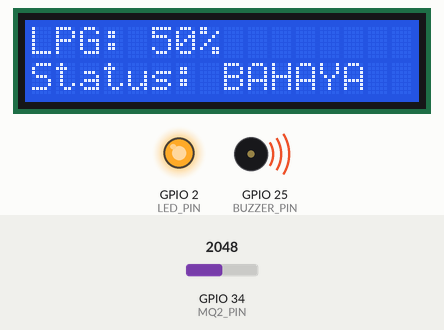
Bench run of a sketch on a simulated ESP32. Parts: 16×2 character LCD, output pins drawn as LEDs (lit = HIGH), buzzer (waves = sounding, pin HIGH). The test bench sets the inputs (shaded band); at power-on: GPIO 34 (MQ2_PIN) = 2048. WiFi joins after 1.5 s; servers stay silent unless stated; what the sketch prints to the serial monitor is not drawn.

Above: at 2.7 s.
2.8 s: GPIO 34 (MQ2_PIN) set to 1228
At 3.8 s:
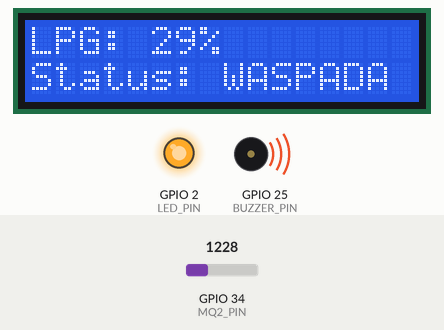
5.8 s: GPIO 34 (MQ2_PIN) set to 924
At 6.4 s:
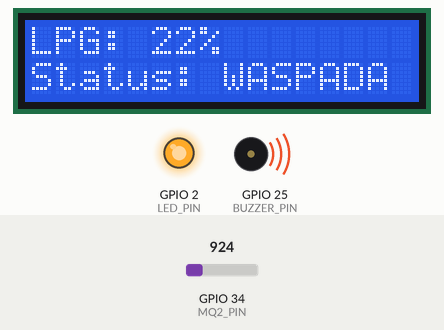
8.8 s: GPIO 34 (MQ2_PIN) set to 804
At 9.4 s:
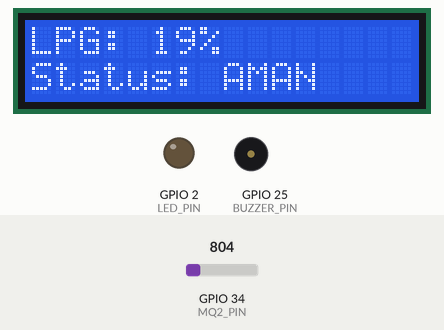
11.8 s: GPIO 34 (MQ2_PIN) set to 0
At 12.2 s:
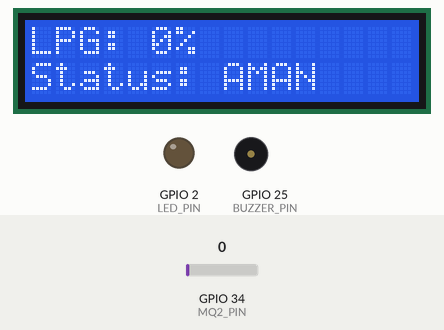
14.8 s: GPIO 34 (MQ2_PIN) set to 491
At 15.6 s:
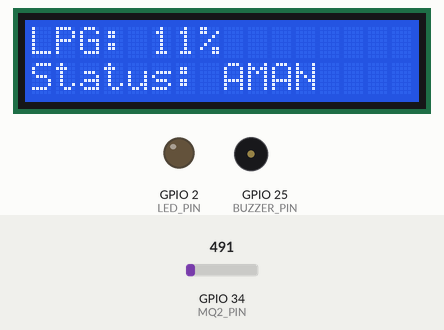
17.8 s: GPIO 34 (MQ2_PIN) set to 2047
At 18.5 s:
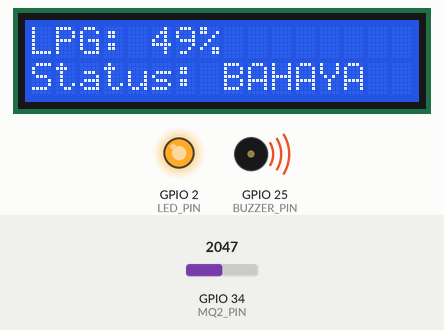
Timing chart, 0 to 20.8 s (numbered marks = the images above; inputs shaded):
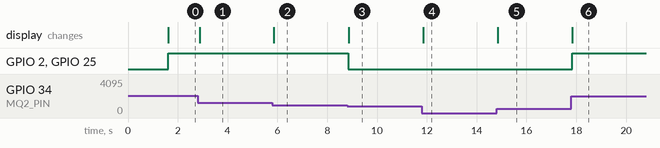

The sketch:

GAS.ino
```cpp
#include <Wire.h>
#include <LiquidCrystal_I2C.h>
#include <WiFi.h>
#include <WebServer.h>

/* Konfigurasi WiFi */
const char* ssid = "Zaky";          // Nama WiFi
const char* password = "70240900";  // Password WiFi

/* Definisi pin komponen */
const int MQ2_PIN = 34;      // Pin sensor gas
const int BUZZER_PIN = 25;   // Pin buzzer
const int LED_PIN = 2;       // Pin LED

/* Threshold untuk status gas */
const int AMAN = 20;         // Di bawah 20% dianggap aman
const int WASPADA = 40;      // 20-40% perlu waspada
const int BAHAYA = 60;       // Di atas 40% dianggap bahaya

/* Kalibrasi sensor */
const int GAS_MIN = 0;       // Nilai minimum sensor
const int GAS_MAX = 4095;    // Nilai maksimum sensor

/* Objek untuk LCD dan Web Server */
LiquidCrystal_I2C lcd(0x27, 16, 2);
WebServer server(80);

/* Variabel */
int gasValue = 0;
int gasPercentage = 0;
String statusGas = "AMAN";
bool isBuzzerOn = false;

/* Fungsi untuk menghitung persentase gas */
int calculateGasPercentage(int rawValue) {
  return map(rawValue, GAS_MIN, GAS_MAX, 0, 100);
}

/* Fungsi untuk menentukan status gas */
String getGasStatus(int percentage) {
  if (percentage <= AMAN) return "AMAN";
  if (percentage <= WASPADA) return "WASPADA";
  return "BAHAYA";
}

/* Fungsi untuk menangani halaman web utama */
void handle_OnConnect() {
  String html = "<!DOCTYPE html><html>";
  html += "<head><meta name=\"viewport\" content=\"width=device-width, initial-scale=1.0, user-scalable=no\">";
  html += "<title>Gas Detector</title>";
  html += "<style>html { font-family: Helvetica; text-align: center;}";
  html += ".button {padding: 16px; margin: 10px; font-size: 20px; cursor: pointer;}";
  html += ".button-off {background-color: red; color: white;}</style></head>";
  html += "<body>";
  html += "<h1>Gas Detector</h1>";
  html += "<p>Gas Level: <span id=\"gasLevel\">Loading...</span>%</p>";
  html += "<p>Status: <span id=\"gasStatus\">Loading...</span></p>";
  html += "<p><a href=\"/buzzer/off\"><button class=\"button button-off\">Turn Buzzer Off</button></a></p>";
  html += "<script>";
  html += "setInterval(() => {";
  html += "  fetch('/update').then(response => response.json()).then(data => {";
  html += "    document.getElementById('gasLevel').innerText = data.gasLevel;";
  html += "    document.getElementById('gasStatus').innerText = data.gasStatus;";
  html += "  });";
  html += "}, 1000);";  // Update setiap 1 detik
  html += "</script>";
  html += "</body></html>";
  server.send(200, "text/html", html);
}

/* Fungsi untuk menangani data real-time */
void handle_Update() {
  String json = "{\"gasLevel\": \"" + String(gasPercentage) + "\", \"gasStatus\": \"" + statusGas + "\"}";
  server.send(200, "application/json", json);
}

/* Fungsi untuk menangani kontrol buzzer */
void handleBuzzerOff() {
  isBuzzerOn = false;
  digitalWrite(BUZZER_PIN, LOW);
  server.sendHeader("Location", "/");
  server.send(303);
}

void setup() {
  Serial.begin(115200);
  Serial.println("\n\nESP32 Gas Detector Starting...");
  Serial.println("=================================");

  /* Inisialisasi pin */
  pinMode(MQ2_PIN, INPUT);
  pinMode(BUZZER_PIN, OUTPUT);
  pinMode(LED_PIN, OUTPUT);

  /* Inisialisasi LCD */
  lcd.init();
  lcd.backlight();
  lcd.print("Gas Detector");

  /* Menampilkan status WiFi */
  Serial.println("Connecting to WiFi...");
  Serial.print("SSID: ");
  Serial.println(ssid);

  /* Koneksi WiFi dengan DHCP */
  WiFi.begin(ssid, password);

  /* Looping sampai terhubung */
  while (WiFi.status() != WL_CONNECTED) {
    delay(500);
    Serial.print(".");
  }
  Serial.println("\n\nWiFi Connected!");
  Serial.print("IP Address: ");
  Serial.println(WiFi.localIP()); // Menampilkan IP Address
  Serial.println("=================================");

  /* Konfigurasi Web Server */
  server.on("/", handle_OnConnect);
  server.on("/update", handle_Update);
  server.on("/buzzer/off", handleBuzzerOff);
  server.begin();
  Serial.println("Web Server Started!");
  Serial.println("Access the server at: http://" + WiFi.localIP().toString());
}

void loop() {
  server.handleClient();

  /* Pembacaan sensor gas */
  gasValue = analogRead(MQ2_PIN);
  gasPercentage = calculateGasPercentage(gasValue);
  statusGas = getGasStatus(gasPercentage);

  /* Tampilkan di LCD */
  lcd.clear();
  lcd.setCursor(0, 0);
  lcd.print("LPG: " + String(gasPercentage) + "%");
  lcd.setCursor(0, 1);
  lcd.print("Status: " + statusGas);

  /* Kondisi alarm */
  if (statusGas == "WASPADA" || statusGas == "BAHAYA") {
    digitalWrite(BUZZER_PIN, HIGH);
    digitalWrite(LED_PIN, HIGH);
    isBuzzerOn = true;
  } else {
    digitalWrite(BUZZER_PIN, LOW);
    digitalWrite(LED_PIN, LOW);
    isBuzzerOn = false;
  }
}
```

Measured:
- the behaviour switches between 860 and 859 on GPIO 34 (MQ2_PIN) (found by bisection; images 2 and 3)
- after the input at 2.8 s, the display: changes after 0.07 s (image 1)
- after the input at 5.8 s, the display: changes after 0.05 s (image 2)
- after the input at 8.8 s, GPIO 2 (LED_PIN), GPIO 25 (BUZZER_PIN): HIGH → LOW at once; the display: changes after 0.07 s (image 3)
- after the input at 11.8 s, the display: changes after 0.05 s (image 4)
- after the input at 14.8 s, the display: changes after 0.05 s (image 5)
- after the input at 17.8 s, GPIO 2 (LED_PIN), GPIO 25 (BUZZER_PIN): LOW → HIGH at once; the display: changes at once (image 6)
